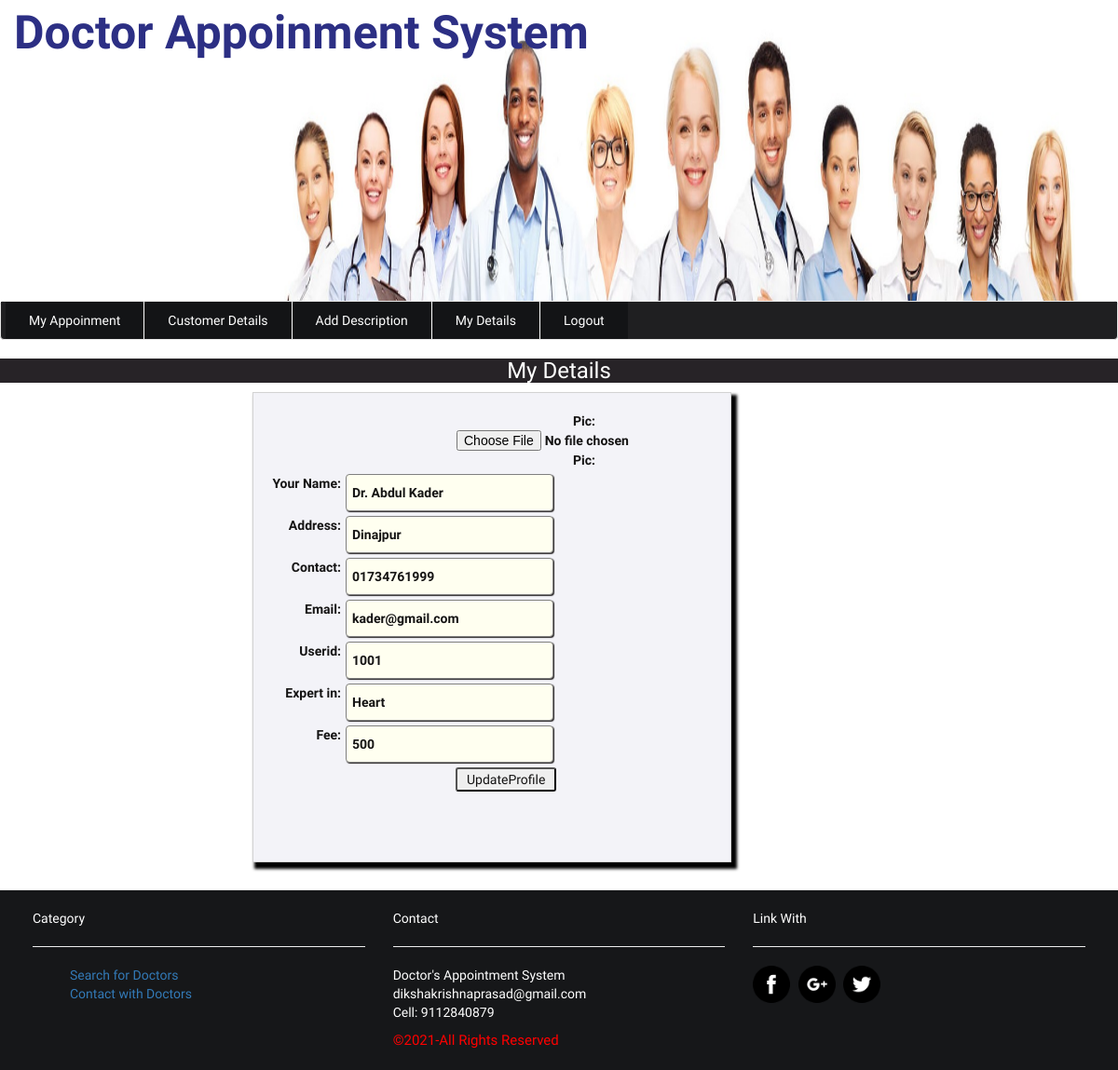
Page /Proj_DAS/doctors/myDetails2.php (signed in) on the committed database.
### tables this page shows
CREATE TABLE IF NOT EXISTS `doctor` (
  `doc_id` int(22) NOT NULL AUTO_INCREMENT,
  `doctor_id` varchar(22) NOT NULL,
  `name` varchar(22) NOT NULL,
  `address` varchar(100) NOT NULL,
  `contact` varchar(14) NOT NULL,
  `email` varchar(22) NOT NULL,
  `expertise` varchar(22) NOT NULL,
  `id` int(11) NOT NULL,
  `fee` varchar(111) NOT NULL,
  `userid` varchar(22) NOT NULL,
  `password` varchar(22) NOT NULL,
  `pic` varchar(111) NOT NULL,
  PRIMARY KEY (`doc_id`)
);

### Proj_DAS/doctors/myDetails2.php (the view, shortened to what this page needs)
<?php include('header.php'); ?>
				<?php
							include('../config.php');
							$sql="SELECT * FROM doctor where userid='" . $_SESSION["userid"] . "'";
							$q=mysqli_query($conn,$sql);
							$data=mysqli_fetch_array($q);
							$name=$data[2];
							$address=$data[3];
							$contact=$data[4];
							$email=$data[5];
							$userid=$data[9];
							$expertise=$data[6];
							$fee=$data[8];
							$pic=$data[11];
				?>
<div class="login" style="background-color:#fff;">
		<h3 class="text-center" style="background-color:#272327;color: #fff;">My Details</h3>
			<div class="formstyle" style="float: right;padding:20px;border: 1px solid lightgrey;margin-right:415px; margin-bottom:30px;background-color:#f3f3f8;color:#141313;">
				<form action="" method="post" class="text-center form-group">
					<label>
						Pic: <input type="file" name="pic" value=../doctors-pic"<?php echo $pic; ?>" required>Pic:
					</label><br><br>
					<label>
						Your Name: <input type="text" name="name" value="<?php echo $name; ?>" required>
					</label><br><br>
 					<label>
						Address: <input type="text" name="address" value="<?php echo $address; ?>"  required>
					</label><br><br>
					<label>
						Contact: <input type="text" name="contact" value="<?php echo $contact; ?>"  required="required" />
					</label><br><br>
 					<label>
						Email: <input type="email" name="email" value="<?php echo $email; ?>" " required>
					</label><br><br>
					<label>
						Userid: <input type="text" name="userid" value="<?php echo $userid; ?>"  disabled>
					</label><br><br>
					<label>
						Expert in: <input type="email" name="email" value="<?php echo $expertise; ?>"  disabled>
					</label><br><br>
					<label>
						Fee: <input type="text" name="fee" value="<?php echo $fee; ?>"  disabled>
					</label><br><br>
					<button name="submit" type="submit" style="margin-left:30px;width:108px;border-radius: 3px;">UpdateProfile</button> <br>
			</form> <br><br>
	</div>
</div>
  <?php include('../footer.php'); ?>
	</div>
</body>
</html>

### Proj_DAS/style.css (style rules this page uses)
body { padding: 5px auto; font-family: 'El Messiri', sans-serif; background:url(img/bg3.jpg) fixed no-repeat; background-size:cover; }
input[type="text"],input[type="email"],input[type="password"],input[type="number"],input[type="date"],select,option { text-align: initial; width:223px; box-shadow:1px 1px 1px #2d2a2a; height:40px; line-height: normal; line-break: inherit; background-color: ivory; align-self: normal; margin-left: 5px; border:1px solid grey; border-radius: 4px; padding:4px 6px; float: right; margin-right: 170px; }
label { cursor: pointer; float: right; }
.formstyle { box-shadow: 4px 5px 3px 2px black; }

### rows in the picture
doctor: name "Dr. Abdul Kader", address "Dinajpur", contact "01734761999", email "kader@gmail.com", userid "1001", email "Heart", fee "500"
